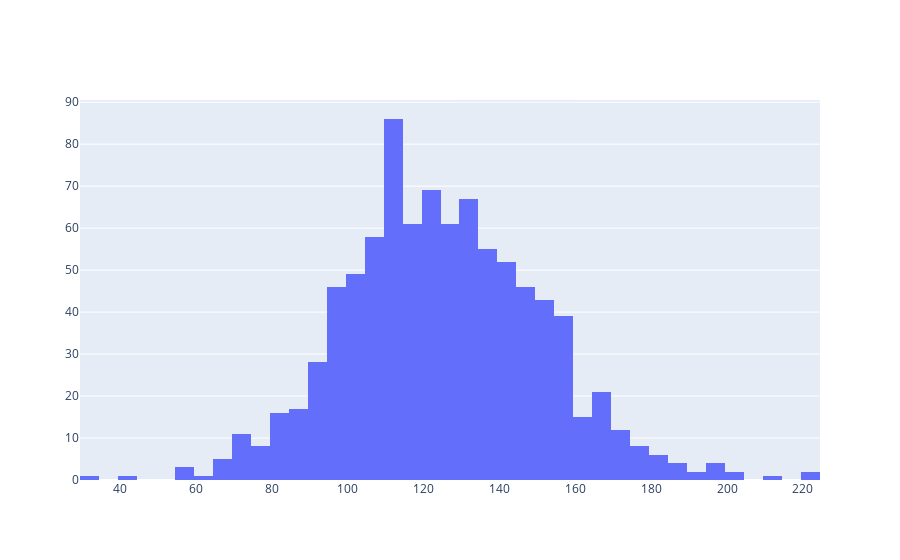

Notebook source saved alongside this figure:
### Code cell
#Histogram
trace0=go.Histogram(x=df.sBP
              
             )
data = [trace0]
iplot({"data":data})

### Figure 1 — Plotly figure (JSON) as saved in the notebook; plotly's stock layout.template omitted (floating-point values rounded to 4 significant figures; data arrays with more than 128 entries replaced by an {"elided": "..."} marker saying what was removed)
{"data": [{"type": "histogram", "x": {"elided": "900 int values"}}], "layout": {"autosize": true, "xaxis": {"autorange": true, "range": [29.5, 224.5], "type": "linear"}, "yaxis": {"autorange": true, "range": [0, 90.53]}}}
